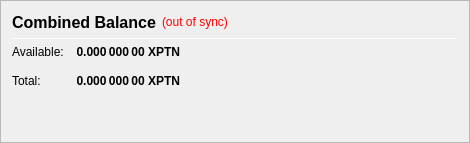
                   <widget class="QFrame" name="frame_CombinedBalances">
                    <property name="minimumSize">
                     <size>
                      <width>470</width>
                      <height>0</height>
                     </size>
                    </property>
                    <property name="frameShape">
                     <enum>QFrame::StyledPanel</enum>
                    </property>
                    <property name="frameShadow">
                     <enum>QFrame::Raised</enum>
                    </property>
                    <layout class="QVBoxLayout" name="verticalLayout_5">
                     <item>
                      <layout class="QHBoxLayout" name="horizontalLayout_5" stretch="0,0,0">
                       <item>
                        <widget class="QLabel" name="label_5z">
                         <property name="minimumSize">
                          <size>
                           <width>0</width>
                           <height>20</height>
                          </size>
                         </property>
                         <property name="font">
                          <font>
                           <pointsize>12</pointsize>
                           <weight>75</weight>
                           <bold>true</bold>
                          </font>
                         </property>
                         <property name="toolTip">
                          <string>Combined Balance (including unconfirmed and immature coins)</string>
                         </property>
                         <property name="text">
                          <string>Combined Balance</string>
                         </property>
                        </widget>
                       </item>
                       <item>
                        <widget class="QLabel" name="labelWalletStatus">
                         <property name="cursor">
                          <cursorShape>WhatsThisCursor</cursorShape>
                         </property>
                         <property name="toolTip">
                          <string>The displayed information may be out of date. Your wallet automatically synchronizes with the putin network after a connection is established, but this process has not completed yet.</string>
                         </property>
                         <property name="styleSheet">
                          <string notr="true">QLabel { color: red; }</string>
                         </property>
                         <property name="text">
                          <string notr="true">(out of sync)</string>
                         </property>
                         <property name="alignment">
                          <set>Qt::AlignLeading|Qt::AlignLeft|Qt::AlignVCenter</set>
                         </property>
                        </widget>
                       </item>
                       <item>
                        <spacer name="horizontalSpacer_1">
                         <property name="orientation">
                          <enum>Qt::Horizontal</enum>
                         </property>
                         <property name="sizeHint" stdset="0">
                          <size>
                           <width>40</width>
                           <height>20</height>
                          </size>
                         </property>
                        </spacer>
                       </item>
                      </layout>
                     </item>
                     <item>
                      <widget class="Line" name="line_CombinedBalance">
                       <property name="minimumSize">
                        <size>
                         <width>0</width>
                         <height>1</height>
                        </size>
                       </property>
                       <property name="maximumSize">
                        <size>
                         <width>16777215</width>
                         <height>1</height>
                        </size>
                       </property>
                       <property name="orientation">
                        <enum>Qt::Horizontal</enum>
                       </property>
                      </widget>
                     </item>
                     <item>
                      <layout class="QGridLayout" name="gridLayout_3">
                       <property name="spacing">
                        <number>12</number>
                       </property>
                       <item row="1" column="0">
                        <widget class="QLabel" name="labelBalanceTextz">
                         <property name="text">
                          <string>Available:</string>
                         </property>
                        </widget>
                       </item>
                       <item row="1" column="1">
                        <widget class="QLabel" name="labelBalancez">
                         <property name="font">
                          <font>
                           <weight>75</weight>
                           <bold>true</bold>
                          </font>
                         </property>
                         <property name="cursor">
                          <cursorShape>IBeamCursor</cursorShape>
                         </property>
                         <property name="toolTip">
                          <string>Your current spendable balance</string>
                         </property>
                         <property name="text">
                          <string notr="true">0.000 000 00 XPTN</string>
                         </property>
                         <property name="alignment">
                          <set>Qt::AlignRight|Qt::AlignTrailing|Qt::AlignVCenter</set>
                         </property>
                         <property name="textInteractionFlags">
                          <set>Qt::LinksAccessibleByMouse|Qt::TextSelectableByKeyboard|Qt::TextSelectableByMouse</set>
                         </property>
                        </widget>
                       </item>
                       <item row="2" column="0">
                        <widget class="QLabel" name="labelTotalTextz">
                         <property name="text">
                          <string>Total:</string>
                         </property>
                        </widget>
                       </item>
                       <item row="2" column="1">
                        <widget class="QLabel" name="labelTotalz">
                         <property name="font">
                          <font>
                           <weight>75</weight>
                           <bold>true</bold>
                          </font>
                         </property>
                         <property name="cursor">
                          <cursorShape>IBeamCursor</cursorShape>
                         </property>
                         <property name="toolTip">
                          <string>Total Balance, including all unavailable coins.</string>
                         </property>
                         <property name="text">
                          <string notr="true">0.000 000 00 XPTN</string>
                         </property>
                         <property name="alignment">
                          <set>Qt::AlignRight|Qt::AlignTrailing|Qt::AlignVCenter</set>
                         </property>
                         <property name="textInteractionFlags">
                          <set>Qt::LinksAccessibleByMouse|Qt::TextSelectableByKeyboard|Qt::TextSelectableByMouse</set>
                         </property>
                        </widget>
                       </item>
                       <item row="2" column="3">
                        <spacer name="horizontalSpacer_2">
                         <property name="orientation">
                          <enum>Qt::Horizontal</enum>
                         </property>
                         <property name="sizeHint" stdset="0">
                          <size>
                           <width>40</width>
                           <height>20</height>
                          </size>
                         </property>
                        </spacer>
                       </item>
                      </layout>
                     </item>
                     <item>
                      <spacer name="verticalSpacer_1">
                       <property name="orientation">
                        <enum>Qt::Vertical</enum>
                       </property>
                       <property name="sizeHint" stdset="0">
                        <size>
                         <width>20</width>
                         <height>40</height>
                        </size>
                       </property>
                      </spacer>
                     </item>
                    </layout>
                   </widget>
